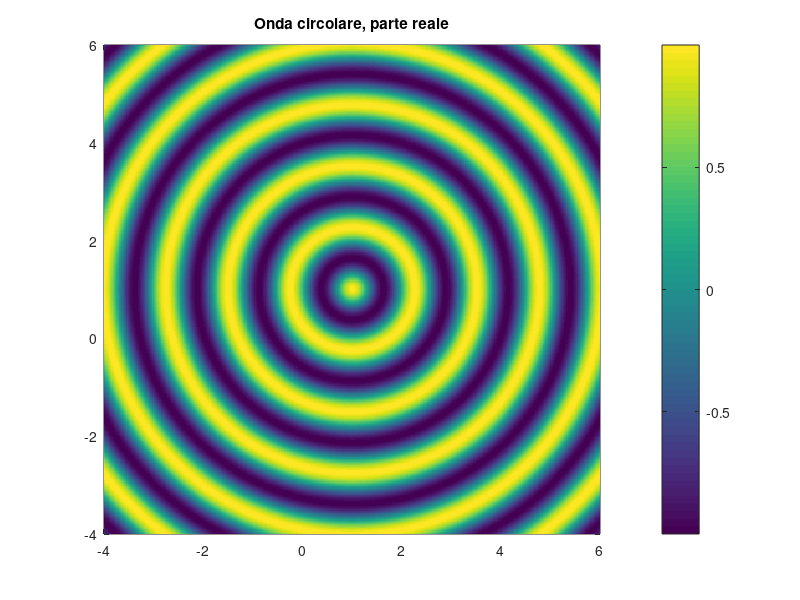
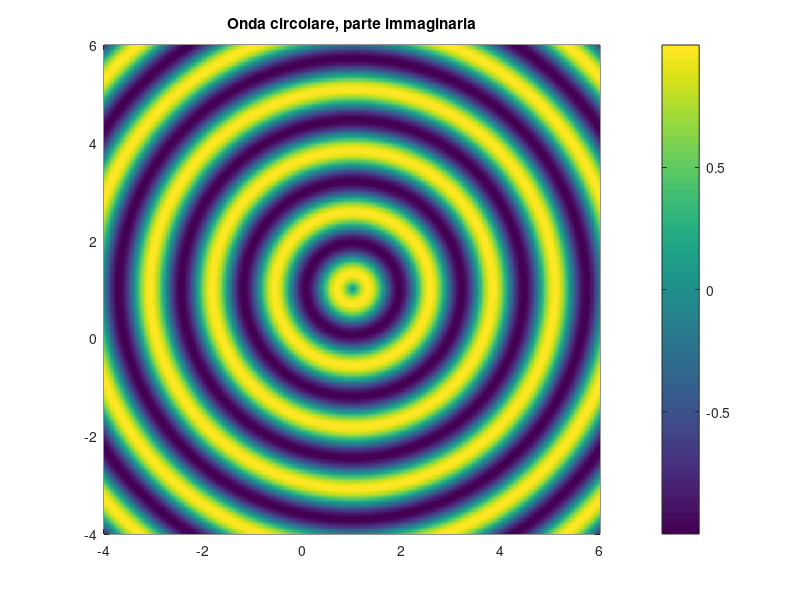
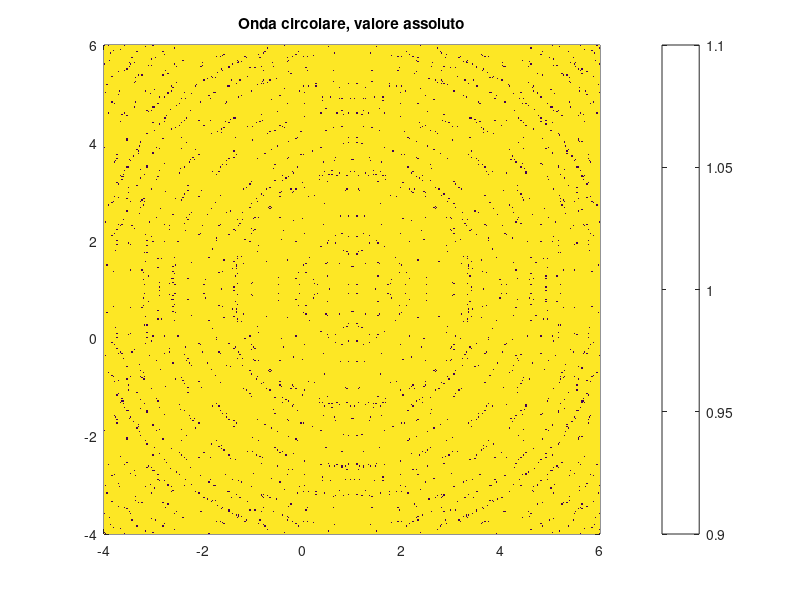

Write the MATLAB code that produced these figures, in order.
clear; clc; close all; 
k = 5;
x0 = 1 + 1i;


u_circ = @(x) exp(1i * k * abs(x - x0));

x_plot = linspace(real(x0)-5, real(x0)+5, 400);
y_plot = linspace(imag(x0)-5, imag(x0)+5, 400);
[X,Y] = meshgrid(x_plot, y_plot);
Z = X + 1i*Y;

u = u_circ(Z);

figure; 
pcolor(X, Y, real(u)); shading flat
colorbar
title('Onda circolare, parte reale')

figure; 
pcolor(X, Y, imag(u)); shading flat
colorbar
title('Onda circolare, parte immaginaria')

figure; 
pcolor(X, Y, abs(u)); shading flat
colorbar
title('Onda circolare, valore assoluto')
